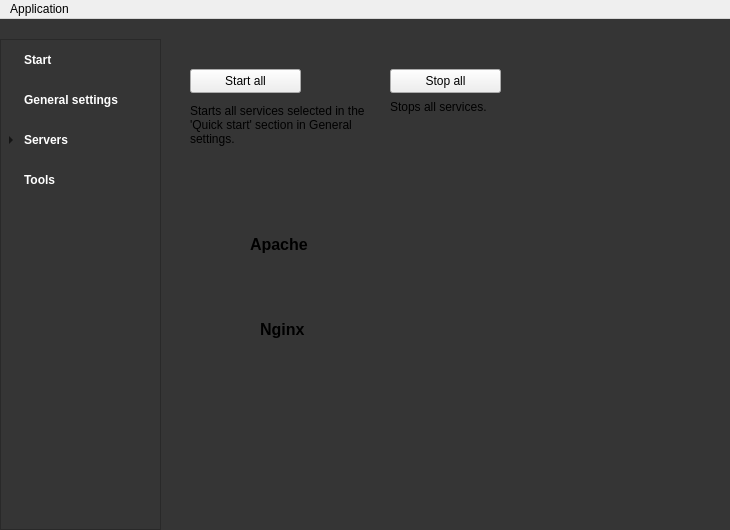
<?xml version="1.0" encoding="UTF-8"?>
<ui version="4.0">
 <class>MainWindow</class>
 <widget class="QMainWindow" name="MainWindow">
  <property name="geometry">
   <rect>
    <x>0</x>
    <y>0</y>
    <width>730</width>
    <height>530</height>
   </rect>
  </property>
  <property name="palette">
   <palette>
    <active>
     <colorrole role="Button">
      <brush brushstyle="SolidPattern">
       <color alpha="255">
        <red>53</red>
        <green>53</green>
        <blue>53</blue>
       </color>
      </brush>
     </colorrole>
     <colorrole role="Base">
      <brush brushstyle="SolidPattern">
       <color alpha="255">
        <red>53</red>
        <green>53</green>
        <blue>53</blue>
       </color>
      </brush>
     </colorrole>
     <colorrole role="Window">
      <brush brushstyle="SolidPattern">
       <color alpha="255">
        <red>53</red>
        <green>53</green>
        <blue>53</blue>
       </color>
      </brush>
     </colorrole>
    </active>
    <inactive>
     <colorrole role="Button">
      <brush brushstyle="SolidPattern">
       <color alpha="255">
        <red>53</red>
        <green>53</green>
        <blue>53</blue>
       </color>
      </brush>
     </colorrole>
     <colorrole role="Base">
      <brush brushstyle="SolidPattern">
       <color alpha="255">
        <red>53</red>
        <green>53</green>
        <blue>53</blue>
       </color>
      </brush>
     </colorrole>
     <colorrole role="Window">
      <brush brushstyle="SolidPattern">
       <color alpha="255">
        <red>53</red>
        <green>53</green>
        <blue>53</blue>
       </color>
      </brush>
     </colorrole>
    </inactive>
    <disabled>
     <colorrole role="Button">
      <brush brushstyle="SolidPattern">
       <color alpha="255">
        <red>53</red>
        <green>53</green>
        <blue>53</blue>
       </color>
      </brush>
     </colorrole>
     <colorrole role="Base">
      <brush brushstyle="SolidPattern">
       <color alpha="255">
        <red>53</red>
        <green>53</green>
        <blue>53</blue>
       </color>
      </brush>
     </colorrole>
     <colorrole role="Window">
      <brush brushstyle="SolidPattern">
       <color alpha="255">
        <red>53</red>
        <green>53</green>
        <blue>53</blue>
       </color>
      </brush>
     </colorrole>
    </disabled>
   </palette>
  </property>
  <property name="font">
   <font>
    <pointsize>9</pointsize>
    <bold>false</bold>
   </font>
  </property>
  <property name="windowTitle">
   <string>WebDevToolkit</string>
  </property>
  <property name="windowIcon">
   <iconset resource="../../resources.qrc">
    <normaloff>:/icons/icons/window_icon.png</normaloff>:/icons/icons/window_icon.png</iconset>
  </property>
  <property name="autoFillBackground">
   <bool>false</bool>
  </property>
  <property name="styleSheet">
   <string notr="true">QMainWindow{
background-color: #353535;
	gridline-color: rgb(170, 85, 255);
}
</string>
  </property>
  <property name="unifiedTitleAndToolBarOnMac">
   <bool>false</bool>
  </property>
  <widget class="QWidget" name="centralwidget">
   <widget class="QStackedWidget" name="stackedWidget">
    <property name="geometry">
     <rect>
      <x>160</x>
      <y>20</y>
      <width>581</width>
      <height>531</height>
     </rect>
    </property>
    <property name="font">
     <font>
      <pointsize>10</pointsize>
     </font>
    </property>
    <property name="currentIndex">
     <number>0</number>
    </property>
    <widget class="QWidget" name="startPage">
     <widget class="QPushButton" name="stopAllServersButton">
      <property name="geometry">
       <rect>
        <x>230</x>
        <y>30</y>
        <width>111</width>
        <height>24</height>
       </rect>
      </property>
      <property name="text">
       <string>Stop all</string>
      </property>
     </widget>
     <widget class="QPushButton" name="startAllServersButton">
      <property name="geometry">
       <rect>
        <x>30</x>
        <y>30</y>
        <width>111</width>
        <height>24</height>
       </rect>
      </property>
      <property name="text">
       <string>Start all</string>
      </property>
     </widget>
     <widget class="QLabel" name="label">
      <property name="geometry">
       <rect>
        <x>30</x>
        <y>60</y>
        <width>191</width>
        <height>51</height>
       </rect>
      </property>
      <property name="text">
       <string>Starts all services selected in the 'Quick start' section in General settings.</string>
      </property>
      <property name="wordWrap">
       <bool>true</bool>
      </property>
     </widget>
     <widget class="QLabel" name="label_2">
      <property name="geometry">
       <rect>
        <x>230</x>
        <y>42</y>
        <width>191</width>
        <height>51</height>
       </rect>
      </property>
      <property name="text">
       <string>Stops all services.</string>
      </property>
      <property name="wordWrap">
       <bool>true</bool>
      </property>
     </widget>
     <widget class="QLabel" name="label_4">
      <property name="geometry">
       <rect>
        <x>30</x>
        <y>190</y>
        <width>61</width>
        <height>41</height>
       </rect>
      </property>
      <property name="text">
       <string/>
      </property>
      <property name="pixmap">
       <pixmap resource="../../resources.qrc">:/icons/icons/apache_logo.png</pixmap>
      </property>
      <property name="scaledContents">
       <bool>true</bool>
      </property>
     </widget>
     <widget class="QLabel" name="label_3">
      <property name="geometry">
       <rect>
        <x>90</x>
        <y>190</y>
        <width>121</width>
        <height>31</height>
       </rect>
      </property>
      <property name="font">
       <font>
        <pointsize>12</pointsize>
        <bold>true</bold>
       </font>
      </property>
      <property name="text">
       <string>Apache</string>
      </property>
     </widget>
     <widget class="QLabel" name="apacheIndicator">
      <property name="geometry">
       <rect>
        <x>170</x>
        <y>195</y>
        <width>50</width>
        <height>30</height>
       </rect>
      </property>
      <property name="sizePolicy">
       <sizepolicy hsizetype="Preferred" vsizetype="Preferred">
        <horstretch>0</horstretch>
        <verstretch>0</verstretch>
       </sizepolicy>
      </property>
      <property name="minimumSize">
       <size>
        <width>0</width>
        <height>0</height>
       </size>
      </property>
      <property name="maximumSize">
       <size>
        <width>500</width>
        <height>500</height>
       </size>
      </property>
      <property name="lineWidth">
       <number>1</number>
      </property>
      <property name="midLineWidth">
       <number>0</number>
      </property>
      <property name="text">
       <string/>
      </property>
      <property name="pixmap">
       <pixmap resource="../../resources.qrc">:/icons/icons/off1.png</pixmap>
      </property>
      <property name="scaledContents">
       <bool>true</bool>
      </property>
     </widget>
     <widget class="QLabel" name="label_6">
      <property name="geometry">
       <rect>
        <x>250</x>
        <y>170</y>
        <width>91</width>
        <height>71</height>
       </rect>
      </property>
      <property name="text">
       <string/>
      </property>
      <property name="pixmap">
       <pixmap resource="../../resources.qrc">:/icons/icons/mysql_logo.png</pixmap>
      </property>
      <property name="scaledContents">
       <bool>true</bool>
      </property>
     </widget>
     <widget class="QLabel" name="label_8">
      <property name="geometry">
       <rect>
        <x>40</x>
        <y>275</y>
        <width>51</width>
        <height>41</height>
       </rect>
      </property>
      <property name="text">
       <string/>
      </property>
      <property name="pixmap">
       <pixmap resource="../../resources.qrc">:/icons/icons/nginx_logo.png</pixmap>
      </property>
      <property name="scaledContents">
       <bool>true</bool>
      </property>
     </widget>
     <widget class="QLabel" name="label_9">
      <property name="geometry">
       <rect>
        <x>100</x>
        <y>275</y>
        <width>121</width>
        <height>31</height>
       </rect>
      </property>
      <property name="font">
       <font>
        <pointsize>12</pointsize>
        <bold>true</bold>
       </font>
      </property>
      <property name="text">
       <string>Nginx</string>
      </property>
     </widget>
     <widget class="QLabel" name="mysqlIndicator">
      <property name="geometry">
       <rect>
        <x>350</x>
        <y>195</y>
        <width>50</width>
        <height>30</height>
       </rect>
      </property>
      <property name="sizePolicy">
       <sizepolicy hsizetype="Preferred" vsizetype="Preferred">
        <horstretch>0</horstretch>
        <verstretch>0</verstretch>
       </sizepolicy>
      </property>
      <property name="minimumSize">
       <size>
        <width>0</width>
        <height>0</height>
       </size>
      </property>
      <property name="maximumSize">
       <size>
        <width>500</width>
        <height>500</height>
       </size>
      </property>
      <property name="lineWidth">
       <number>1</number>
      </property>
      <property name="midLineWidth">
       <number>0</number>
      </property>
      <property name="text">
       <string/>
      </property>
      <property name="pixmap">
       <pixmap resource="../../resources.qrc">:/icons/icons/off1.png</pixmap>
      </property>
      <property name="scaledContents">
       <bool>true</bool>
      </property>
     </widget>
     <widget class="QLabel" name="nginxIndicator">
      <property name="geometry">
       <rect>
        <x>170</x>
        <y>280</y>
        <width>50</width>
        <height>30</height>
       </rect>
      </property>
      <property name="sizePolicy">
       <sizepolicy hsizetype="Preferred" vsizetype="Preferred">
        <horstretch>0</horstretch>
        <verstretch>0</verstretch>
       </sizepolicy>
      </property>
      <property name="minimumSize">
       <size>
        <width>0</width>
        <height>0</height>
       </size>
      </property>
      <property name="maximumSize">
       <size>
        <width>500</width>
        <height>500</height>
       </size>
      </property>
      <property name="lineWidth">
       <number>1</number>
      </property>
      <property name="midLineWidth">
       <number>0</number>
      </property>
      <property name="text">
       <string/>
      </property>
      <property name="pixmap">
       <pixmap resource="../../resources.qrc">:/icons/icons/off1.png</pixmap>
      </property>
      <property name="scaledContents">
       <bool>true</bool>
      </property>
     </widget>
     <widget class="QLabel" name="apacheWarning">
      <property name="geometry">
       <rect>
        <x>40</x>
        <y>238</y>
        <width>191</width>
        <height>21</height>
       </rect>
      </property>
      <property name="styleSheet">
       <string notr="true">color:red;</string>
      </property>
      <property name="text">
       <string/>
      </property>
      <property name="wordWrap">
       <bool>true</bool>
      </property>
     </widget>
     <widget class="QLabel" name="nginxWarning">
      <property name="geometry">
       <rect>
        <x>260</x>
        <y>238</y>
        <width>191</width>
        <height>21</height>
       </rect>
      </property>
      <property name="styleSheet">
       <string notr="true">color:red;</string>
      </property>
      <property name="text">
       <string/>
      </property>
      <property name="wordWrap">
       <bool>true</bool>
      </property>
     </widget>
     <widget class="QLabel" name="mysqlWarning">
      <property name="geometry">
       <rect>
        <x>40</x>
        <y>330</y>
        <width>191</width>
        <height>21</height>
       </rect>
      </property>
      <property name="styleSheet">
       <string notr="true">color:red;</string>
      </property>
      <property name="text">
       <string/>
      </property>
      <property name="wordWrap">
       <bool>true</bool>
      </property>
     </widget>
    </widget>
    <widget class="QWidget" name="generalSettings"/>
    <widget class="QWidget" name="serversPage">
     <widget class="QLabel" name="nginxWarning_2">
      <property name="geometry">
       <rect>
        <x>20</x>
        <y>200</y>
        <width>191</width>
        <height>21</height>
       </rect>
      </property>
      <property name="styleSheet">
       <string notr="true">color:red;</string>
      </property>
      <property name="text">
       <string/>
      </property>
      <property name="wordWrap">
       <bool>true</bool>
      </property>
     </widget>
     <widget class="QLabel" name="apacheWarning_2">
      <property name="geometry">
       <rect>
        <x>30</x>
        <y>123</y>
        <width>191</width>
        <height>21</height>
       </rect>
      </property>
      <property name="styleSheet">
       <string notr="true">color:red;</string>
      </property>
      <property name="text">
       <string/>
      </property>
      <property name="wordWrap">
       <bool>true</bool>
      </property>
     </widget>
     <widget class="QLabel" name="apacheIndicator_2">
      <property name="geometry">
       <rect>
        <x>160</x>
        <y>80</y>
        <width>50</width>
        <height>30</height>
       </rect>
      </property>
      <property name="sizePolicy">
       <sizepolicy hsizetype="Preferred" vsizetype="Preferred">
        <horstretch>0</horstretch>
        <verstretch>0</verstretch>
       </sizepolicy>
      </property>
      <property name="minimumSize">
       <size>
        <width>0</width>
        <height>0</height>
       </size>
      </property>
      <property name="maximumSize">
       <size>
        <width>500</width>
        <height>500</height>
       </size>
      </property>
      <property name="lineWidth">
       <number>1</number>
      </property>
      <property name="midLineWidth">
       <number>0</number>
      </property>
      <property name="text">
       <string/>
      </property>
      <property name="pixmap">
       <pixmap resource="../../resources.qrc">:/icons/icons/off1.png</pixmap>
      </property>
      <property name="scaledContents">
       <bool>true</bool>
      </property>
     </widget>
     <widget class="QLabel" name="label_22">
      <property name="geometry">
       <rect>
        <x>90</x>
        <y>235</y>
        <width>121</width>
        <height>31</height>
       </rect>
      </property>
      <property name="font">
       <font>
        <pointsize>12</pointsize>
        <bold>true</bold>
       </font>
      </property>
      <property name="text">
       <string>Nginx</string>
      </property>
     </widget>
     <widget class="QLabel" name="nginxIndicator_2">
      <property name="geometry">
       <rect>
        <x>160</x>
        <y>240</y>
        <width>50</width>
        <height>30</height>
       </rect>
      </property>
      <property name="sizePolicy">
       <sizepolicy hsizetype="Preferred" vsizetype="Preferred">
        <horstretch>0</horstretch>
        <verstretch>0</verstretch>
       </sizepolicy>
      </property>
      <property name="minimumSize">
       <size>
        <width>0</width>
        <height>0</height>
       </size>
      </property>
      <property name="maximumSize">
       <size>
        <width>500</width>
        <height>500</height>
       </size>
      </property>
      <property name="lineWidth">
       <number>1</number>
      </property>
      <property name="midLineWidth">
       <number>0</number>
      </property>
      <property name="text">
       <string/>
      </property>
      <property name="pixmap">
       <pixmap resource="../../resources.qrc">:/icons/icons/off1.png</pixmap>
      </property>
      <property name="scaledContents">
       <bool>true</bool>
      </property>
     </widget>
     <widget class="QLabel" name="label_23">
      <property name="geometry">
       <rect>
        <x>80</x>
        <y>75</y>
        <width>121</width>
        <height>31</height>
       </rect>
      </property>
      <property name="font">
       <font>
        <pointsize>12</pointsize>
        <bold>true</bold>
       </font>
      </property>
      <property name="text">
       <string>Apache</string>
      </property>
     </widget>
     <widget class="QLabel" name="label_24">
      <property name="geometry">
       <rect>
        <x>60</x>
        <y>132</y>
        <width>91</width>
        <height>71</height>
       </rect>
      </property>
      <property name="text">
       <string/>
      </property>
      <property name="pixmap">
       <pixmap resource="../../resources.qrc">:/icons/icons/mysql_logo.png</pixmap>
      </property>
      <property name="scaledContents">
       <bool>true</bool>
      </property>
     </widget>
     <widget class="QLabel" name="label_25">
      <property name="geometry">
       <rect>
        <x>20</x>
        <y>75</y>
        <width>61</width>
        <height>41</height>
       </rect>
      </property>
      <property name="text">
       <string/>
      </property>
      <property name="pixmap">
       <pixmap resource="../../resources.qrc">:/icons/icons/apache_logo.png</pixmap>
      </property>
      <property name="scaledContents">
       <bool>true</bool>
      </property>
     </widget>
     <widget class="QLabel" name="mysqlIndicator_2">
      <property name="geometry">
       <rect>
        <x>160</x>
        <y>157</y>
        <width>50</width>
        <height>30</height>
       </rect>
      </property>
      <property name="sizePolicy">
       <sizepolicy hsizetype="Preferred" vsizetype="Preferred">
        <horstretch>0</horstretch>
        <verstretch>0</verstretch>
       </sizepolicy>
      </property>
      <property name="minimumSize">
       <size>
        <width>0</width>
        <height>0</height>
       </size>
      </property>
      <property name="maximumSize">
       <size>
        <width>500</width>
        <height>500</height>
       </size>
      </property>
      <property name="lineWidth">
       <number>1</number>
      </property>
      <property name="midLineWidth">
       <number>0</number>
      </property>
      <property name="text">
       <string/>
      </property>
      <property name="pixmap">
       <pixmap resource="../../resources.qrc">:/icons/icons/off1.png</pixmap>
      </property>
      <property name="scaledContents">
       <bool>true</bool>
      </property>
     </widget>
     <widget class="QLabel" name="mysqlWarning_2">
      <property name="geometry">
       <rect>
        <x>20</x>
        <y>300</y>
        <width>191</width>
        <height>21</height>
       </rect>
      </property>
      <property name="styleSheet">
       <string notr="true">color:red;</string>
      </property>
      <property name="text">
       <string/>
      </property>
      <property name="wordWrap">
       <bool>true</bool>
      </property>
     </widget>
     <widget class="QLabel" name="label_26">
      <property name="geometry">
       <rect>
        <x>30</x>
        <y>235</y>
        <width>51</width>
        <height>41</height>
       </rect>
      </property>
      <property name="text">
       <string/>
      </property>
      <property name="pixmap">
       <pixmap resource="../../resources.qrc">:/icons/icons/nginx_logo.png</pixmap>
      </property>
      <property name="scaledContents">
       <bool>true</bool>
      </property>
     </widget>
     <widget class="QLabel" name="label_27">
      <property name="geometry">
       <rect>
        <x>20</x>
        <y>10</y>
        <width>171</width>
        <height>31</height>
       </rect>
      </property>
      <property name="font">
       <font>
        <pointsize>12</pointsize>
        <bold>true</bold>
       </font>
      </property>
      <property name="text">
       <string>Servers</string>
      </property>
     </widget>
     <widget class="QPushButton" name="startApache">
      <property name="geometry">
       <rect>
        <x>240</x>
        <y>80</y>
        <width>111</width>
        <height>24</height>
       </rect>
      </property>
      <property name="text">
       <string>Start</string>
      </property>
     </widget>
     <widget class="QPushButton" name="stopApache">
      <property name="geometry">
       <rect>
        <x>370</x>
        <y>80</y>
        <width>111</width>
        <height>24</height>
       </rect>
      </property>
      <property name="text">
       <string>Stop</string>
      </property>
     </widget>
     <widget class="QPushButton" name="stopMySQL">
      <property name="geometry">
       <rect>
        <x>370</x>
        <y>160</y>
        <width>111</width>
        <height>24</height>
       </rect>
      </property>
      <property name="text">
       <string>Stop</string>
      </property>
     </widget>
     <widget class="QPushButton" name="startMySQL">
      <property name="geometry">
       <rect>
        <x>240</x>
        <y>160</y>
        <width>111</width>
        <height>24</height>
       </rect>
      </property>
      <property name="text">
       <string>Start</string>
      </property>
     </widget>
     <widget class="QPushButton" name="stopNginx">
      <property name="geometry">
       <rect>
        <x>370</x>
        <y>250</y>
        <width>111</width>
        <height>24</height>
       </rect>
      </property>
      <property name="text">
       <string>Stop</string>
      </property>
     </widget>
     <widget class="QPushButton" name="startNginx">
      <property name="geometry">
       <rect>
        <x>240</x>
        <y>250</y>
        <width>111</width>
        <height>24</height>
       </rect>
      </property>
      <property name="text">
       <string>Start</string>
      </property>
     </widget>
    </widget>
    <widget class="QWidget" name="apacheConfiguration">
     <widget class="QLabel" name="label_5">
      <property name="geometry">
       <rect>
        <x>20</x>
        <y>10</y>
        <width>171</width>
        <height>31</height>
       </rect>
      </property>
      <property name="font">
       <font>
        <pointsize>12</pointsize>
        <bold>true</bold>
       </font>
      </property>
      <property name="text">
       <string>Apache configuration</string>
      </property>
     </widget>
     <widget class="QLabel" name="label_7">
      <property name="geometry">
       <rect>
        <x>20</x>
        <y>103</y>
        <width>121</width>
        <height>16</height>
       </rect>
      </property>
      <property name="font">
       <font>
        <pointsize>10</pointsize>
        <bold>false</bold>
       </font>
      </property>
      <property name="text">
       <string>Port number:</string>
      </property>
     </widget>
     <widget class="QLineEdit" name="apachePortLineEdit">
      <property name="geometry">
       <rect>
        <x>120</x>
        <y>101</y>
        <width>113</width>
        <height>24</height>
       </rect>
      </property>
      <property name="font">
       <font>
        <pointsize>10</pointsize>
       </font>
      </property>
     </widget>
     <widget class="QLabel" name="label_10">
      <property name="geometry">
       <rect>
        <x>20</x>
        <y>143</y>
        <width>121</width>
        <height>16</height>
       </rect>
      </property>
      <property name="font">
       <font>
        <pointsize>10</pointsize>
        <bold>false</bold>
       </font>
      </property>
      <property name="text">
       <string>PHP version:</string>
      </property>
     </widget>
     <widget class="QComboBox" name="apachePHPVersionSelect">
      <property name="geometry">
       <rect>
        <x>120</x>
        <y>140</y>
        <width>113</width>
        <height>24</height>
       </rect>
      </property>
     </widget>
     <widget class="QLineEdit" name="apacheDocumentRootLineEdit">
      <property name="geometry">
       <rect>
        <x>120</x>
        <y>180</y>
        <width>221</width>
        <height>24</height>
       </rect>
      </property>
      <property name="font">
       <font>
        <pointsize>10</pointsize>
       </font>
      </property>
     </widget>
     <widget class="QLabel" name="label_11">
      <property name="geometry">
       <rect>
        <x>20</x>
        <y>180</y>
        <width>121</width>
        <height>16</height>
       </rect>
      </property>
      <property name="font">
       <font>
        <pointsize>10</pointsize>
        <bold>false</bold>
       </font>
      </property>
      <property name="text">
       <string>Document root:</string>
      </property>
     </widget>
     <widget class="QPushButton" name="apacheDocumentRootChooseBtn">
      <property name="geometry">
       <rect>
        <x>347</x>
        <y>180</y>
        <width>80</width>
        <height>24</height>
       </rect>
      </property>
      <property name="text">
       <string>Choose</string>
      </property>
     </widget>
     <widget class="QPushButton" name="apacheDocumentRootOpenBtn">
      <property name="geometry">
       <rect>
        <x>430</x>
        <y>180</y>
        <width>80</width>
        <height>24</height>
       </rect>
      </property>
      <property name="text">
       <string>Open</string>
      </property>
     </widget>
     <widget class="QComboBox" name="apacheVersionSelect">
      <property name="geometry">
       <rect>
        <x>120</x>
        <y>60</y>
        <width>113</width>
        <height>24</height>
       </rect>
      </property>
     </widget>
     <widget class="QLabel" name="label_12">
      <property name="geometry">
       <rect>
        <x>20</x>
        <y>63</y>
        <width>121</width>
        <height>16</height>
       </rect>
      </property>
      <property name="font">
       <font>
        <pointsize>10</pointsize>
        <bold>false</bold>
       </font>
      </property>
      <property name="text">
       <string>Version:</string>
      </property>
     </widget>
     <widget class="QPushButton" name="saveApacheConfigurationBtn">
      <property name="geometry">
       <rect>
        <x>480</x>
        <y>450</y>
        <width>80</width>
        <height>24</height>
       </rect>
      </property>
      <property name="text">
       <string>Save</string>
      </property>
     </widget>
     <widget class="QLabel" name="apachePortWarning">
      <property name="geometry">
       <rect>
        <x>250</x>
        <y>103</y>
        <width>261</width>
        <height>16</height>
       </rect>
      </property>
      <property name="font">
       <font>
        <pointsize>10</pointsize>
        <bold>false</bold>
       </font>
      </property>
      <property name="text">
       <string/>
      </property>
     </widget>
     <widget class="QLabel" name="apacheDocumentRootWarning">
      <property name="geometry">
       <rect>
        <x>120</x>
        <y>220</y>
        <width>221</width>
        <height>16</height>
       </rect>
      </property>
      <property name="font">
       <font>
        <pointsize>10</pointsize>
        <bold>false</bold>
       </font>
      </property>
      <property name="text">
       <string/>
      </property>
     </widget>
    </widget>
    <widget class="QWidget" name="nginxConfiguration">
     <widget class="QComboBox" name="nginxPHPVersionSelect">
      <property name="geometry">
       <rect>
        <x>120</x>
        <y>180</y>
        <width>113</width>
        <height>24</height>
       </rect>
      </property>
     </widget>
     <widget class="QPushButton" name="nginxDocumentRootOpenBtn">
      <property name="geometry">
       <rect>
        <x>430</x>
        <y>220</y>
        <width>80</width>
        <height>24</height>
       </rect>
      </property>
      <property name="text">
       <string>Open</string>
      </property>
     </widget>
     <widget class="QLabel" name="label_13">
      <property name="geometry">
       <rect>
        <x>20</x>
        <y>103</y>
        <width>121</width>
        <height>16</height>
       </rect>
      </property>
      <property name="font">
       <font>
        <pointsize>10</pointsize>
        <bold>false</bold>
       </font>
      </property>
      <property name="text">
       <string>Port:</string>
      </property>
     </widget>
     <widget class="QComboBox" name="nginxVersionSelect">
      <property name="geometry">
       <rect>
        <x>120</x>
        <y>60</y>
        <width>113</width>
        <height>24</height>
       </rect>
      </property>
     </widget>
     <widget class="QPushButton" name="saveNginxConfigurationBtn">
      <property name="geometry">
       <rect>
        <x>480</x>
        <y>450</y>
        <width>80</width>
        <height>24</height>
       </rect>
      </property>
      <property name="text">
       <string>Save</string>
      </property>
     </widget>
     <widget class="QLabel" name="label_14">
      <property name="geometry">
       <rect>
        <x>20</x>
        <y>183</y>
        <width>121</width>
        <height>16</height>
       </rect>
      </property>
      <property name="font">
       <font>
        <pointsize>10</pointsize>
        <bold>false</bold>
       </font>
      </property>
      <property name="text">
       <string>PHP version:</string>
      </property>
     </widget>
     <widget class="QLabel" name="label_15">
      <property name="geometry">
       <rect>
        <x>20</x>
        <y>10</y>
        <width>171</width>
        <height>31</height>
       </rect>
      </property>
      <property name="font">
       <font>
        <pointsize>12</pointsize>
        <bold>true</bold>
       </font>
      </property>
      <property name="text">
       <string>Nginx configuration</string>
      </property>
     </widget>
     <widget class="QLineEdit" name="nginxPortLineEdit">
      <property name="geometry">
       <rect>
        <x>120</x>
        <y>101</y>
        <width>113</width>
        <height>24</height>
       </rect>
      </property>
      <property name="font">
       <font>
        <pointsize>10</pointsize>
       </font>
      </property>
     </widget>
     <widget class="QLabel" name="label_16">
      <property name="geometry">
       <rect>
        <x>20</x>
        <y>63</y>
        <width>121</width>
        <height>16</height>
       </rect>
      </property>
      <property name="font">
       <font>
        <pointsize>10</pointsize>
        <bold>false</bold>
       </font>
      </property>
      <property name="text">
       <string>Version:</string>
      </property>
     </widget>
     <widget class="QLineEdit" name="nginxDocumentRootLineEdit">
      <property name="geometry">
       <rect>
        <x>120</x>
        <y>220</y>
        <width>221</width>
        <height>24</height>
       </rect>
      </property>
      <property name="font">
       <font>
        <pointsize>10</pointsize>
       </font>
      </property>
     </widget>
     <widget class="QPushButton" name="nginxDocumentRootChooseBtn">
      <property name="geometry">
       <rect>
        <x>347</x>
        <y>220</y>
        <width>80</width>
        <height>24</height>
       </rect>
      </property>
      <property name="text">
       <string>Choose</string>
      </property>
     </widget>
     <widget class="QLabel" name="label_17">
      <property name="geometry">
       <rect>
        <x>20</x>
        <y>220</y>
        <width>121</width>
        <height>16</height>
       </rect>
      </property>
      <property name="font">
       <font>
        <pointsize>10</pointsize>
        <bold>false</bold>
       </font>
      </property>
      <property name="text">
       <string>Document root:</string>
      </property>
     </widget>
     <widget class="QLineEdit" name="nginxPHPCGIPortLineEdit">
      <property name="geometry">
       <rect>
        <x>120</x>
        <y>140</y>
        <width>113</width>
        <height>24</height>
       </rect>
      </property>
      <property name="font">
       <font>
        <pointsize>10</pointsize>
       </font>
      </property>
     </widget>
     <widget class="QLabel" name="label_18">
      <property name="geometry">
       <rect>
        <x>20</x>
        <y>142</y>
        <width>121</width>
        <height>16</height>
       </rect>
      </property>
      <property name="font">
       <font>
        <pointsize>10</pointsize>
        <bold>false</bold>
       </font>
      </property>
      <property name="text">
       <string>PHP-CGI port:</string>
      </property>
     </widget>
     <widget class="QLabel" name="nginxPortWarning">
      <property name="geometry">
       <rect>
        <x>270</x>
        <y>100</y>
        <width>261</width>
        <height>16</height>
       </rect>
      </property>
      <property name="font">
       <font>
        <pointsize>10</pointsize>
        <bold>false</bold>
       </font>
      </property>
      <property name="text">
       <string/>
      </property>
     </widget>
     <widget class="QLabel" name="nginxPHPCGIPortWarning">
      <property name="geometry">
       <rect>
        <x>280</x>
        <y>150</y>
        <width>261</width>
        <height>16</height>
       </rect>
      </property>
      <property name="font">
       <font>
        <pointsize>10</pointsize>
        <bold>false</bold>
       </font>
      </property>
      <property name="text">
       <string/>
      </property>
     </widget>
     <widget class="QLabel" name="nginxDocumentRootWarning">
      <property name="geometry">
       <rect>
        <x>120</x>
        <y>260</y>
        <width>221</width>
        <height>16</height>
       </rect>
      </property>
      <property name="font">
       <font>
        <pointsize>10</pointsize>
        <bold>false</bold>
       </font>
      </property>
      <property name="text">
       <string/>
      </property>
     </widget>
    </widget>
    <widget class="QWidget" name="mysqlConfiguration">
     <widget class="QLabel" name="label_19">
      <property name="geometry">
       <rect>
        <x>20</x>
        <y>100</y>
        <width>121</width>
        <height>16</height>
       </rect>
      </property>
      <property name="font">
       <font>
        <pointsize>10</pointsize>
        <bold>false</bold>
       </font>
      </property>
      <property name="text">
       <string>Port number:</string>
      </property>
     </widget>
     <widget class="QComboBox" name="mysqlVersionSelect">
      <property name="geometry">
       <rect>
        <x>120</x>
        <y>57</y>
        <width>113</width>
        <height>24</height>
       </rect>
      </property>
     </widget>
     <widget class="QPushButton" name="saveMySQLConfigurationBtn">
      <property name="geometry">
       <rect>
        <x>480</x>
        <y>447</y>
        <width>80</width>
        <height>24</height>
       </rect>
      </property>
      <property name="text">
       <string>Save</string>
      </property>
     </widget>
     <widget class="QLabel" name="label_20">
      <property name="geometry">
       <rect>
        <x>20</x>
        <y>7</y>
        <width>171</width>
        <height>31</height>
       </rect>
      </property>
      <property name="font">
       <font>
        <pointsize>12</pointsize>
        <bold>true</bold>
       </font>
      </property>
      <property name="text">
       <string>MySQL configuration</string>
      </property>
     </widget>
     <widget class="QLineEdit" name="mysqlPortLineEdit">
      <property name="geometry">
       <rect>
        <x>120</x>
        <y>98</y>
        <width>113</width>
        <height>24</height>
       </rect>
      </property>
      <property name="font">
       <font>
        <pointsize>10</pointsize>
       </font>
      </property>
     </widget>
     <widget class="QLabel" name="label_21">
      <property name="geometry">
       <rect>
        <x>20</x>
        <y>60</y>
        <width>121</width>
        <height>16</height>
       </rect>
      </property>
      <property name="font">
       <font>
        <pointsize>10</pointsize>
        <bold>false</bold>
       </font>
      </property>
      <property name="text">
       <string>Version:</string>
      </property>
     </widget>
     <widget class="QLabel" name="mysqlPortWarning">
      <property name="geometry">
       <rect>
        <x>270</x>
        <y>100</y>
        <width>261</width>
        <height>16</height>
       </rect>
      </property>
      <property name="font">
       <font>
        <pointsize>10</pointsize>
        <bold>false</bold>
       </font>
      </property>
      <property name="text">
       <string/>
      </property>
     </widget>
    </widget>
   </widget>
   <widget class="QTreeWidget" name="treeWidget">
    <property name="geometry">
     <rect>
      <x>0</x>
      <y>20</y>
      <width>161</width>
      <height>491</height>
     </rect>
    </property>
    <property name="font">
     <font>
      <pointsize>9</pointsize>
      <italic>false</italic>
      <bold>true</bold>
     </font>
    </property>
    <property name="styleSheet">
     <string notr="true">QTreeWidget{
	background-color: #353535;
	outline:none;
}
QTreeWidget::item {
	height: 40px;
color:white;
font-family: Tahoma;
font: 25px;
}
QTreeView::item:hover:!selected { 
    background: transparent; 
 }
QTreeWidget::item:selected {
	background-color: #1c5660;
	
}
QScrollBar::handle:vertical{
background: #1c5660;
}

/*QTreeWidget::item:hover {
	background-color: transparent;

}*/


</string>
    </property>
    <attribute name="headerVisible">
     <bool>false</bool>
    </attribute>
    <column>
     <property name="text">
      <string>New Column</string>
     </property>
    </column>
    <item>
     <property name="text">
      <string>Start</string>
     </property>
    </item>
    <item>
     <property name="text">
      <string>General settings</string>
     </property>
    </item>
    <item>
     <property name="text">
      <string>Servers</string>
     </property>
     <item>
      <property name="text">
       <string>Apache</string>
      </property>
     </item>
     <item>
      <property name="text">
       <string>Ngnix</string>
      </property>
     </item>
     <item>
      <property name="text">
       <string>MySQL</string>
      </property>
     </item>
     <item>
      <property name="text">
       <string>Apache Tomcat</string>
      </property>
     </item>
    </item>
    <item>
     <property name="text">
      <string>Tools</string>
     </property>
    </item>
   </widget>
  </widget>
  <widget class="QMenuBar" name="menubar">
   <property name="geometry">
    <rect>
     <x>0</x>
     <y>0</y>
     <width>730</width>
     <height>22</height>
    </rect>
   </property>
   <property name="styleSheet">
    <string notr="true"/>
   </property>
   <widget class="QMenu" name="menuFile">
    <property name="title">
     <string>Application</string>
    </property>
    <addaction name="separator"/>
    <addaction name="actionWindow"/>
    <addaction name="separator"/>
    <addaction name="actionExit"/>
   </widget>
   <addaction name="menuFile"/>
  </widget>
  <action name="actionWindow">
   <property name="text">
    <string>Window</string>
   </property>
  </action>
  <action name="actionExit">
   <property name="text">
    <string>Exit</string>
   </property>
  </action>
 </widget>
 <resources>
  <include location="../../resources.qrc"/>
 </resources>
 <connections/>
</ui>
